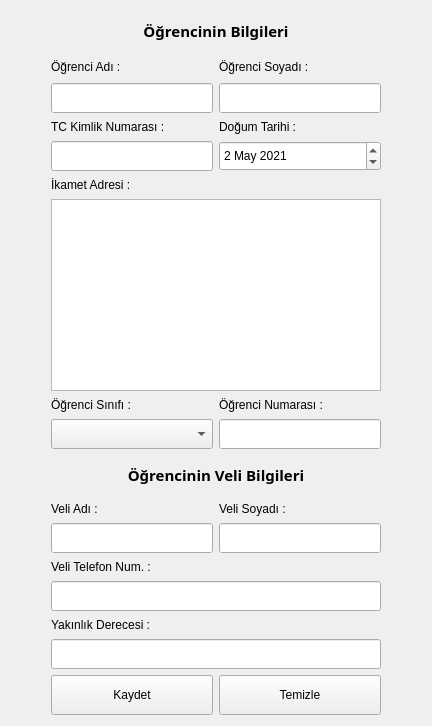
             <widget class="QWidget" name="studentReg">
              <attribute name="title">
               <string>Öğrenci Kayıt</string>
              </attribute>
              <layout class="QGridLayout" name="gridLayout_3">
               <item row="15" column="1" colspan="2">
                <widget class="QLineEdit" name="parentTelTbx">
                 <property name="minimumSize">
                  <size>
                   <width>330</width>
                   <height>30</height>
                  </size>
                 </property>
                 <property name="text">
                  <string/>
                 </property>
                </widget>
               </item>
               <item row="8" column="1" colspan="2">
                <widget class="QTextEdit" name="studentAddrsTbx">
                 <property name="minimumSize">
                  <size>
                   <width>330</width>
                   <height>50</height>
                  </size>
                 </property>
                 <property name="html">
                  <string>&lt;!DOCTYPE HTML PUBLIC &quot;-//W3C//DTD HTML 4.0//EN&quot; &quot;http://www.w3.org/TR/REC-html40/strict.dtd&quot;&gt;
&lt;html&gt;&lt;head&gt;&lt;meta name=&quot;qrichtext&quot; content=&quot;1&quot; /&gt;&lt;style type=&quot;text/css&quot;&gt;
p, li { white-space: pre-wrap; }
&lt;/style&gt;&lt;/head&gt;&lt;body style=&quot; font-family:'MS Shell Dlg 2'; font-size:8.25pt; font-weight:400; font-style:normal;&quot;&gt;
&lt;p style=&quot;-qt-paragraph-type:empty; margin-top:0px; margin-bottom:0px; margin-left:0px; margin-right:0px; -qt-block-indent:0; text-indent:0px;&quot;&gt;&lt;br /&gt;&lt;/p&gt;&lt;/body&gt;&lt;/html&gt;</string>
                 </property>
                </widget>
               </item>
               <item row="14" column="1" colspan="2">
                <widget class="QLabel" name="label_10">
                 <property name="minimumSize">
                  <size>
                   <width>330</width>
                   <height>16</height>
                  </size>
                 </property>
                 <property name="text">
                  <string>Veli Telefon Num. : </string>
                 </property>
                </widget>
               </item>
               <item row="4" column="2">
                <widget class="QDateEdit" name="dateEdit">
                 <property name="minimumSize">
                  <size>
                   <width>0</width>
                   <height>30</height>
                  </size>
                 </property>
                 <property name="dateTime">
                  <datetime>
                   <hour>0</hour>
                   <minute>0</minute>
                   <second>0</second>
                   <year>2021</year>
                   <month>5</month>
                   <day>2</day>
                  </datetime>
                 </property>
                </widget>
               </item>
               <item row="1" column="2">
                <widget class="QLabel" name="label_3">
                 <property name="minimumSize">
                  <size>
                   <width>160</width>
                   <height>16</height>
                  </size>
                 </property>
                 <property name="text">
                  <string>Öğrenci Soyadı : </string>
                 </property>
                </widget>
               </item>
               <item row="13" column="2">
                <widget class="QLineEdit" name="parentLastnameTbx">
                 <property name="minimumSize">
                  <size>
                   <width>160</width>
                   <height>30</height>
                  </size>
                 </property>
                 <property name="text">
                  <string/>
                 </property>
                </widget>
               </item>
               <item row="2" column="1">
                <widget class="QLineEdit" name="studentNameTbx">
                 <property name="minimumSize">
                  <size>
                   <width>160</width>
                   <height>30</height>
                  </size>
                 </property>
                 <property name="text">
                  <string/>
                 </property>
                </widget>
               </item>
               <item row="10" column="1">
                <widget class="QComboBox" name="studentClassCbx">
                 <property name="minimumSize">
                  <size>
                   <width>0</width>
                   <height>30</height>
                  </size>
                 </property>
                 <property name="maximumSize">
                  <size>
                   <width>16777215</width>
                   <height>30</height>
                  </size>
                 </property>
                </widget>
               </item>
               <item row="1" column="3">
                <spacer name="horizontalSpacer_11">
                 <property name="orientation">
                  <enum>Qt::Horizontal</enum>
                 </property>
                 <property name="sizeHint" stdset="0">
                  <size>
                   <width>40</width>
                   <height>20</height>
                  </size>
                 </property>
                </spacer>
               </item>
               <item row="3" column="2">
                <widget class="QLabel" name="label_4">
                 <property name="minimumSize">
                  <size>
                   <width>160</width>
                   <height>16</height>
                  </size>
                 </property>
                 <property name="maximumSize">
                  <size>
                   <width>239</width>
                   <height>16777215</height>
                  </size>
                 </property>
                 <property name="text">
                  <string>Doğum Tarihi :</string>
                 </property>
                </widget>
               </item>
               <item row="1" column="1">
                <widget class="QLabel" name="label_2">
                 <property name="minimumSize">
                  <size>
                   <width>160</width>
                   <height>16</height>
                  </size>
                 </property>
                 <property name="text">
                  <string>Öğrenci Adı :</string>
                 </property>
                </widget>
               </item>
               <item row="12" column="1">
                <widget class="QLabel" name="label_9">
                 <property name="minimumSize">
                  <size>
                   <width>160</width>
                   <height>16</height>
                  </size>
                 </property>
                 <property name="text">
                  <string>Veli Adı :</string>
                 </property>
                </widget>
               </item>
               <item row="0" column="1" colspan="2">
                <widget class="QLabel" name="label_12">
                 <property name="minimumSize">
                  <size>
                   <width>330</width>
                   <height>40</height>
                  </size>
                 </property>
                 <property name="font">
                  <font>
                   <family>Century Gothic</family>
                   <pointsize>11</pointsize>
                   <weight>75</weight>
                   <bold>true</bold>
                  </font>
                 </property>
                 <property name="text">
                  <string>Öğrencinin Bilgileri</string>
                 </property>
                 <property name="alignment">
                  <set>Qt::AlignCenter</set>
                 </property>
                </widget>
               </item>
               <item row="1" column="0">
                <spacer name="horizontalSpacer_10">
                 <property name="orientation">
                  <enum>Qt::Horizontal</enum>
                 </property>
                 <property name="sizeHint" stdset="0">
                  <size>
                   <width>40</width>
                   <height>20</height>
                  </size>
                 </property>
                </spacer>
               </item>
               <item row="13" column="1">
                <widget class="QLineEdit" name="parentNameTbx">
                 <property name="minimumSize">
                  <size>
                   <width>160</width>
                   <height>30</height>
                  </size>
                 </property>
                 <property name="text">
                  <string/>
                 </property>
                </widget>
               </item>
               <item row="18" column="1">
                <widget class="QPushButton" name="studentSave">
                 <property name="minimumSize">
                  <size>
                   <width>0</width>
                   <height>40</height>
                  </size>
                 </property>
                 <property name="text">
                  <string>Kaydet</string>
                 </property>
                </widget>
               </item>
               <item row="12" column="2">
                <widget class="QLabel" name="label_8">
                 <property name="minimumSize">
                  <size>
                   <width>160</width>
                   <height>16</height>
                  </size>
                 </property>
                 <property name="text">
                  <string>Veli Soyadı : </string>
                 </property>
                </widget>
               </item>
               <item row="7" column="1" colspan="2">
                <widget class="QLabel" name="label_5">
                 <property name="minimumSize">
                  <size>
                   <width>330</width>
                   <height>16</height>
                  </size>
                 </property>
                 <property name="text">
                  <string>İkamet Adresi :</string>
                 </property>
                </widget>
               </item>
               <item row="16" column="1" colspan="2">
                <widget class="QLabel" name="label_11">
                 <property name="minimumSize">
                  <size>
                   <width>330</width>
                   <height>16</height>
                  </size>
                 </property>
                 <property name="text">
                  <string>Yakınlık Derecesi :</string>
                 </property>
                </widget>
               </item>
               <item row="18" column="2">
                <widget class="QPushButton" name="ClearAddBtn">
                 <property name="minimumSize">
                  <size>
                   <width>0</width>
                   <height>40</height>
                  </size>
                 </property>
                 <property name="text">
                  <string>Temizle</string>
                 </property>
                </widget>
               </item>
               <item row="3" column="1">
                <widget class="QLabel" name="label_25">
                 <property name="minimumSize">
                  <size>
                   <width>160</width>
                   <height>16</height>
                  </size>
                 </property>
                 <property name="maximumSize">
                  <size>
                   <width>16777215</width>
                   <height>16777215</height>
                  </size>
                 </property>
                 <property name="text">
                  <string>TC Kimlik Numarası : </string>
                 </property>
                </widget>
               </item>
               <item row="2" column="2">
                <widget class="QLineEdit" name="studentLastNameTbx">
                 <property name="minimumSize">
                  <size>
                   <width>160</width>
                   <height>30</height>
                  </size>
                 </property>
                 <property name="text">
                  <string/>
                 </property>
                </widget>
               </item>
               <item row="11" column="1" colspan="2">
                <widget class="QLabel" name="label_7">
                 <property name="minimumSize">
                  <size>
                   <width>330</width>
                   <height>40</height>
                  </size>
                 </property>
                 <property name="font">
                  <font>
                   <family>Century Gothic</family>
                   <pointsize>11</pointsize>
                   <weight>75</weight>
                   <bold>true</bold>
                  </font>
                 </property>
                 <property name="text">
                  <string>Öğrencinin Veli Bilgileri</string>
                 </property>
                 <property name="alignment">
                  <set>Qt::AlignCenter</set>
                 </property>
                </widget>
               </item>
               <item row="9" column="1">
                <widget class="QLabel" name="label_6">
                 <property name="minimumSize">
                  <size>
                   <width>160</width>
                   <height>16</height>
                  </size>
                 </property>
                 <property name="text">
                  <string>Öğrenci Sınıfı :</string>
                 </property>
                </widget>
               </item>
               <item row="17" column="1" colspan="2">
                <widget class="QLineEdit" name="degreeTbx">
                 <property name="minimumSize">
                  <size>
                   <width>330</width>
                   <height>30</height>
                  </size>
                 </property>
                 <property name="text">
                  <string/>
                 </property>
                </widget>
               </item>
               <item row="4" column="1">
                <widget class="QLineEdit" name="studentTcTbx">
                 <property name="minimumSize">
                  <size>
                   <width>160</width>
                   <height>30</height>
                  </size>
                 </property>
                 <property name="maximumSize">
                  <size>
                   <width>16777215</width>
                   <height>16777215</height>
                  </size>
                 </property>
                 <property name="text">
                  <string/>
                 </property>
                </widget>
               </item>
               <item row="10" column="2">
                <widget class="QLineEdit" name="studentNumber_2">
                 <property name="minimumSize">
                  <size>
                   <width>0</width>
                   <height>30</height>
                  </size>
                 </property>
                </widget>
               </item>
               <item row="9" column="2">
                <widget class="QLabel" name="label_27">
                 <property name="minimumSize">
                  <size>
                   <width>160</width>
                   <height>16</height>
                  </size>
                 </property>
                 <property name="text">
                  <string>Öğrenci Numarası :</string>
                 </property>
                </widget>
               </item>
              </layout>
             </widget>
